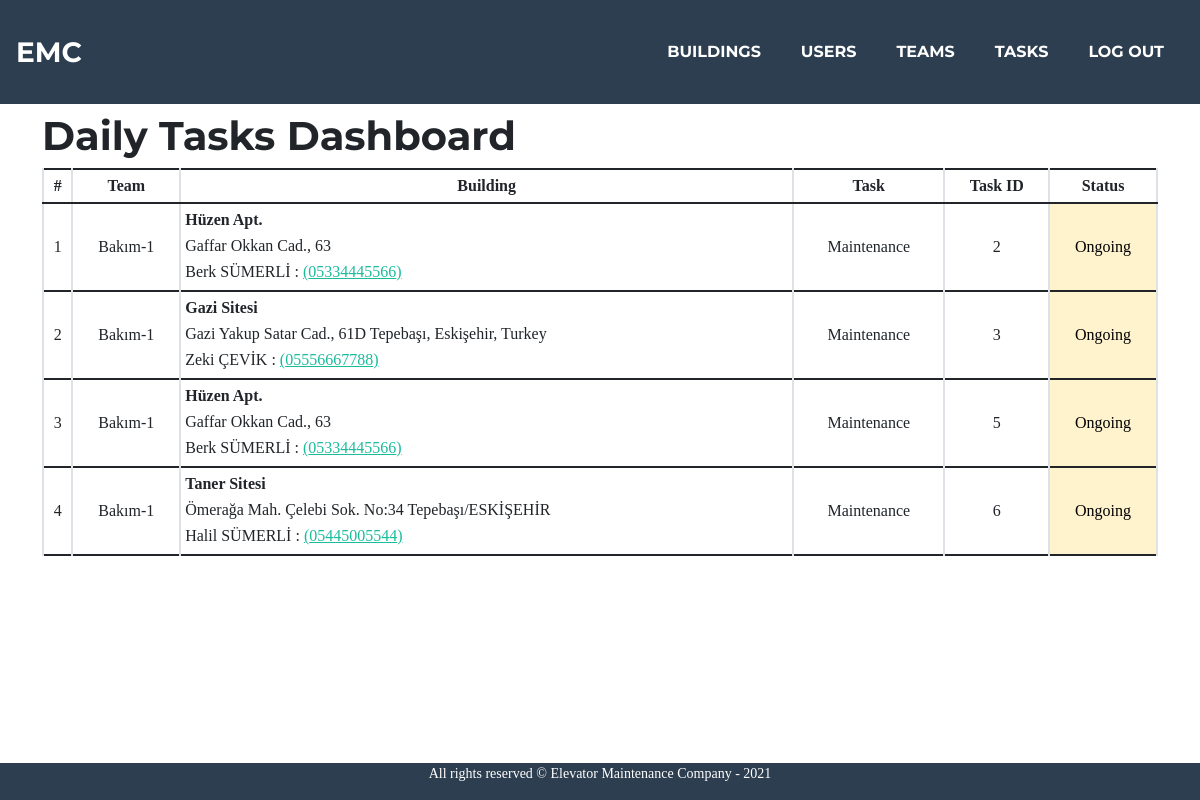
Before: / (signed in) with the older database file.
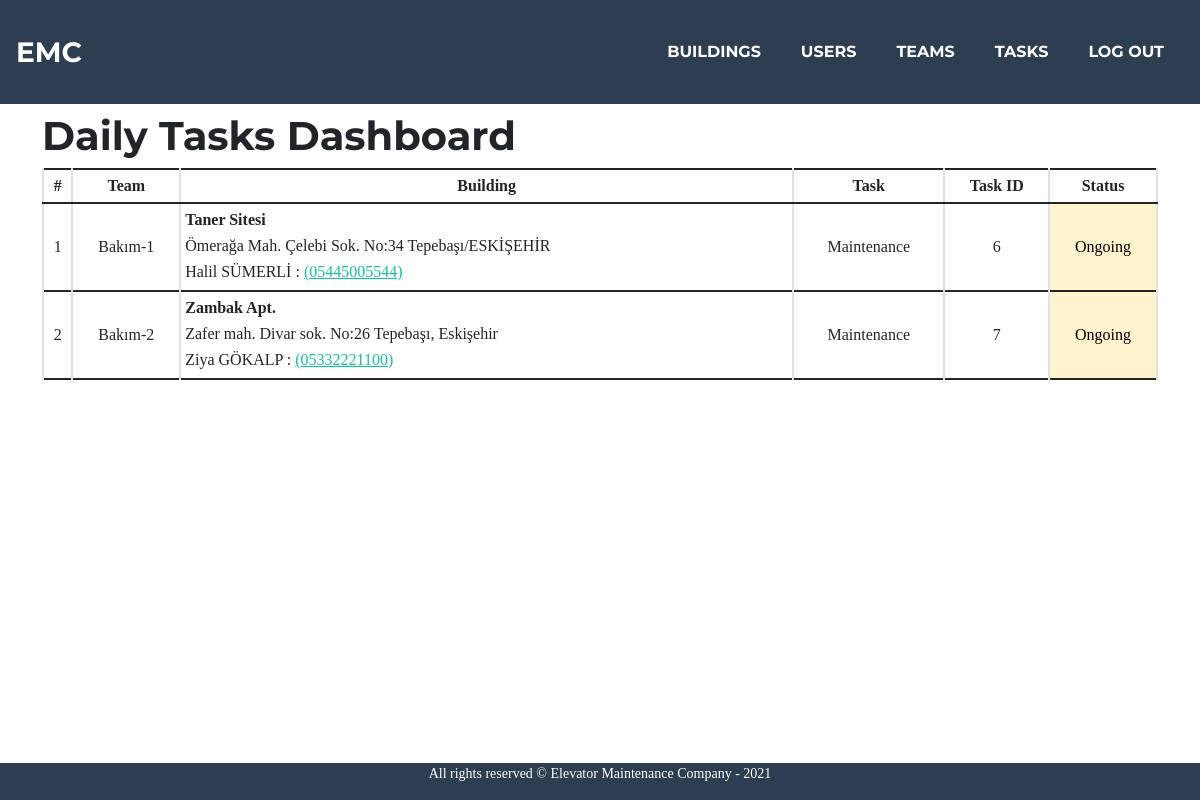
After: the same page with the newer database file.
### maintenance/models.py (models this page shows, shortened)
class Task(models.Model):
    building = models.ForeignKey(Building, on_delete=CASCADE)
    team = models.ForeignKey(Team, on_delete=CASCADE)
    materials = models.ManyToManyField(Material, null=True, blank=True, related_name="materials")
    description = models.CharField(max_length=200, null=True, blank=True)
    date = models.DateTimeField(default=datetime.now())
    created = models.DateTimeField(default=datetime.now())
    updated = models.DateTimeField(null=True, blank=True)
    result = models.BooleanField(null=True, blank=True)
    closed = models.DateTimeField(null=True, blank=True)
    notes = models.CharField(max_length=400, null=True, blank=True)
    type = models.ForeignKey(TaskTypes, on_delete=PROTECT)

class Team(models.Model):
    leader = models.ForeignKey(User, on_delete=models.CASCADE, related_name="team_leader")
    name = models.CharField(max_length=50)
    description = models.CharField(max_length=200)

class Building(models.Model):
    address = models.CharField(max_length=300)
    coordinates = models.CharField(null=True, max_length=32)
    name = models.CharField(max_length=50)
    manager = models.CharField(max_length=100)
    phone_message = 'Phone number must be entered in the format: 05xxxxxxxxx'
    phone_regex = RegexValidator(
        regex=r'^(05)\d{9}$',
        message=phone_message
    )
    phone = models.CharField(validators=[phone_regex], max_length=11,
                             null=True, blank=True)
    email = models.EmailField(null=True, blank=True, max_length=100)
    floors = models.PositiveSmallIntegerField(default=2, validators=[MinValueValidator(2), MaxValueValidator(25)])
    elevator_type = models.CharField(max_length=100)
    creator = models.ForeignKey(User, on_delete=PROTECT, related_name="BuildingCreator")
    status = models.BooleanField(default=True)

class TaskTypes(models.Model):
    type = models.CharField(max_length=32)
    def __str__(self) -> str:
        return self.type

### maintenance/views.py (the view, shortened to what this page needs)
# urls.py: path("", views.index, name="index"),
def index(request):
    user = request.user
    if user.is_anonymous:
        messages.warning(request, "Welcome! Please login or register")
        return render(request, "maintenance/index.html")
    if not user.confirmed:
        messages.warning(request, "Your registration not confirmed yet. Please try again later.")
        return render(request, "maintenance/index.html")
    if user.is_staff:
        tasks = Task.objects.filter(result__isnull=True) | Task.objects.filter(closed__date=date.today(), result__isnull=True) | Task.objects.filter(result=1, closed__date=date.today())
        return render(request, "maintenance/index.html", {
            "tasks":tasks,
        })

### maintenance/templates/maintenance/index.html (shortened to what this page needs)
{% extends "maintenance/layout.html" %}
{% load static %}
{% load tz %}
{% block main %}
    {% if tasks %}
        {% if request.user.is_staff %}
        <h1>Daily Tasks Dashboard</h1>
        {% else %}
        <h1>Team's Tasks</h1>
        {% endif %}
        <div class="table-responsive">
        <table class="table table-sm table-hover table-bordered">
            <thead style="text-align: center;">
                <th>#</th>
                {% if request.user.is_staff %}
                <th>Team</th>
                {% endif %}
                <th>Building</th>
                <th>Task</th>
                <th>Task ID</th>
                <th>Status</th>
            </thead>
            <tbody>
                {% for task in tasks %}
                <tr>
                    <td style="vertical-align: middle; text-align: center;">{{ forloop.counter }}</td>
                    {% if request.user.is_staff %}
                    <td style="vertical-align: middle; text-align: center;">{{ task.team.name }}</td>
                    {% endif %}
                    <td style="vertical-align: middle;">
                        <p style="font-weight: 600; margin-bottom: 2px;">{{ task.building.name }}</p>
                        <p style="margin-bottom: 2px;">{{ task.building.address }}</p>
                        <p style="margin-bottom: 2px;">{{ task.building.manager }} : <a href="tel:+9{{task.building.phone}}">({{ task.building.phone }})</a></p>
                    </td>
                    <td style="vertical-align: middle; text-align: center;">{{ task.type }}</td>
                    <td style="vertical-align: middle; text-align: center;">{{ task.id }}</td>
                    {% if task.result == True %}
                    <td style="vertical-align: middle; text-align: center;" class="table-success">Done</td>
                    {% elif task.result == False %}
                    <td style="vertical-align: middle; text-align: center;" class="table-danger">Cancelled</td>
                    {% else %}
                    <td style="vertical-align: middle; text-align: center;" data-coord="{{ task.building.coordinates }}" class="table-warning ongoing">Ongoing</td>
                    {% endif %}
                </tr>
                {% endfor %}
            </tbody>
        </table>
        </div>
    {% endif %}
{% endblock %}

Changed rows visible on the page:
no longer on this page (row edited): Task: team.name "Bakım-1", building.name "Hüzen Apt.", building.address "Gaffar Okkan Cad., 63", building.manager "Berk SÜMERLİ", building.phone "05334445566", type "Maintenance", id "2"
no longer on this page (row edited): Task: team.name "Bakım-1", building.name "Gazi Sitesi", building.address "Gazi Yakup Satar Cad., 61D Tepebaşı, Eskişehir, Turkey", building.manager "Zeki ÇEVİK", building.phone "05556667788", type "Maintenance", id "3"
no longer on this page (row edited): Task: team.name "Bakım-1", building.name "Hüzen Apt.", building.address "Gaffar Okkan Cad., 63", building.manager "Berk SÜMERLİ", building.phone "05334445566", type "Maintenance", id "5"
added Task: team.name "Bakım-2", building.name "Zambak Apt.", building.address "Zafer mah. Divar sok. No:26 Tepebaşı, Eskişehir", building.manager "Ziya GÖKALP", building.phone "05332221100", type "Maintenance", id "7"
